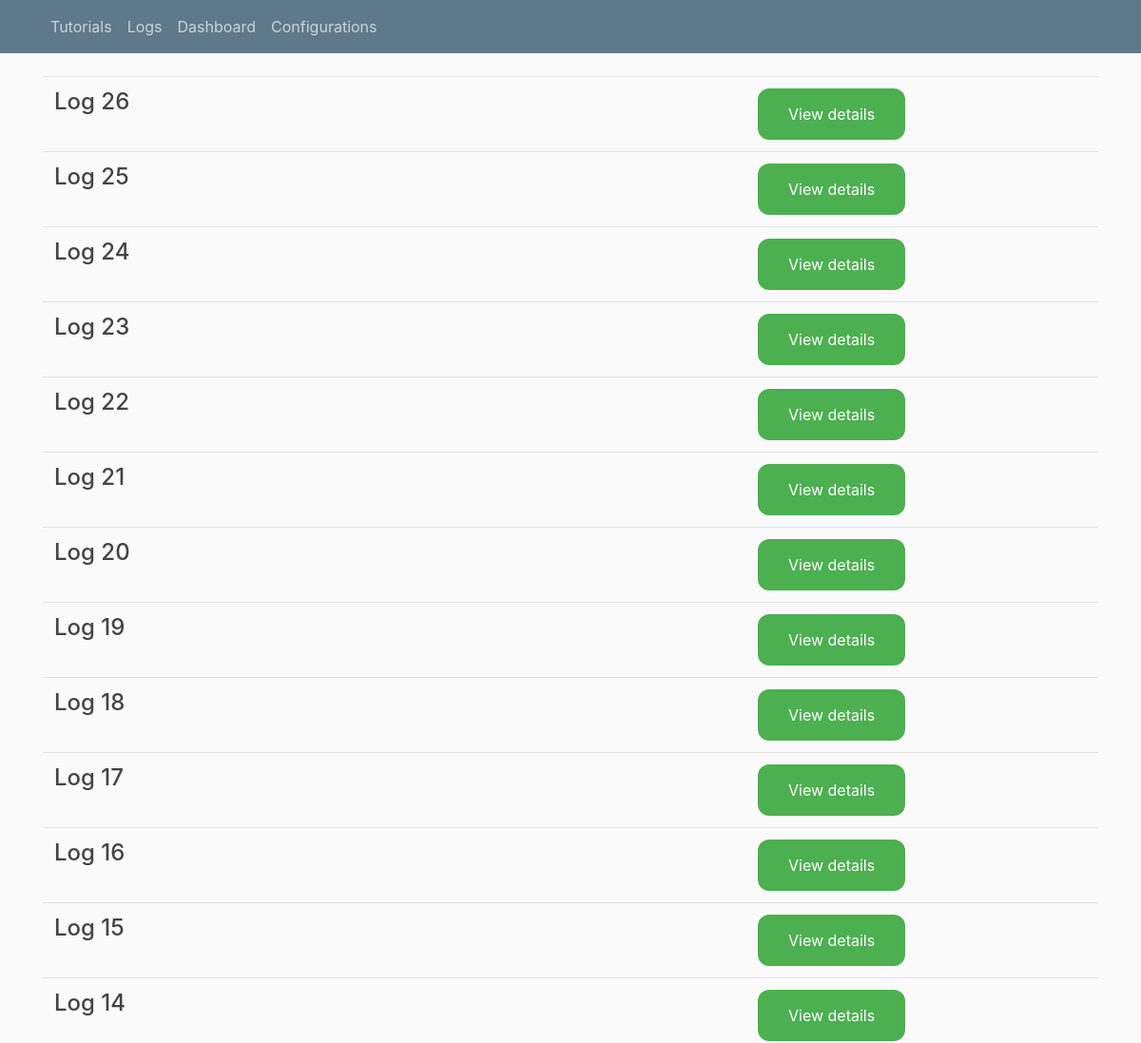
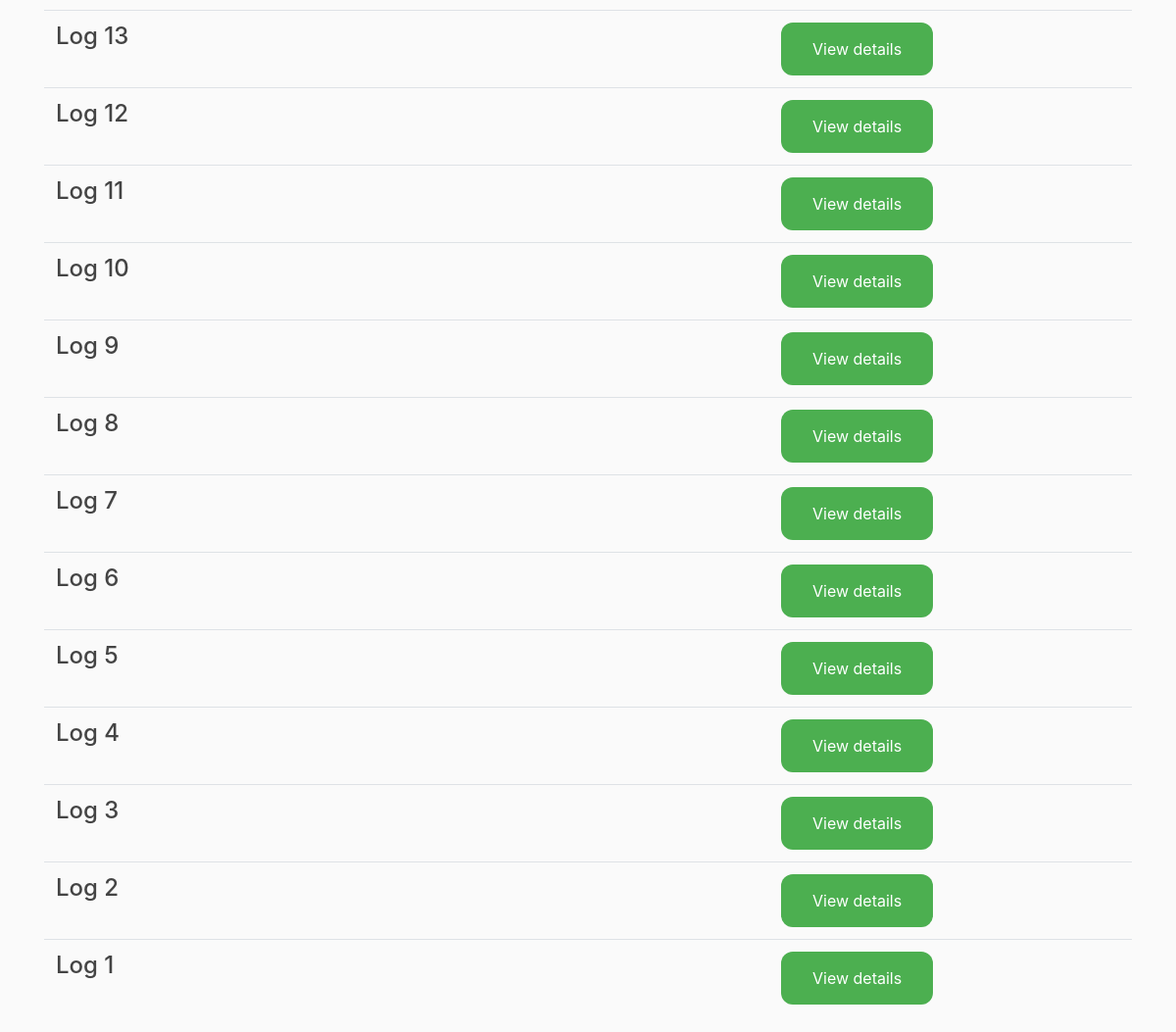
Page /logs on the earlier database version (2 pictures, top to bottom).
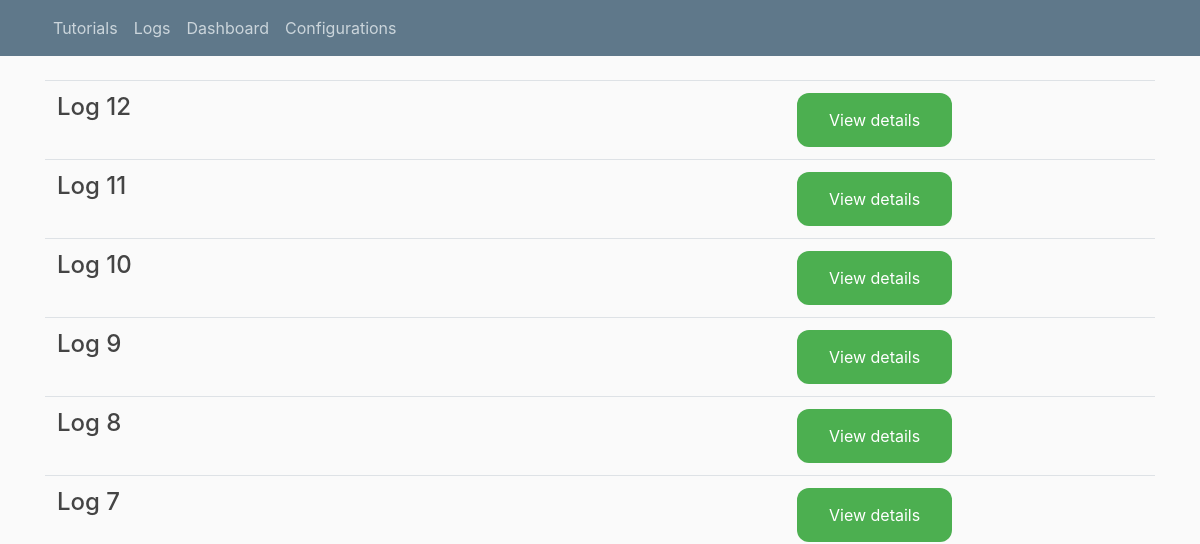
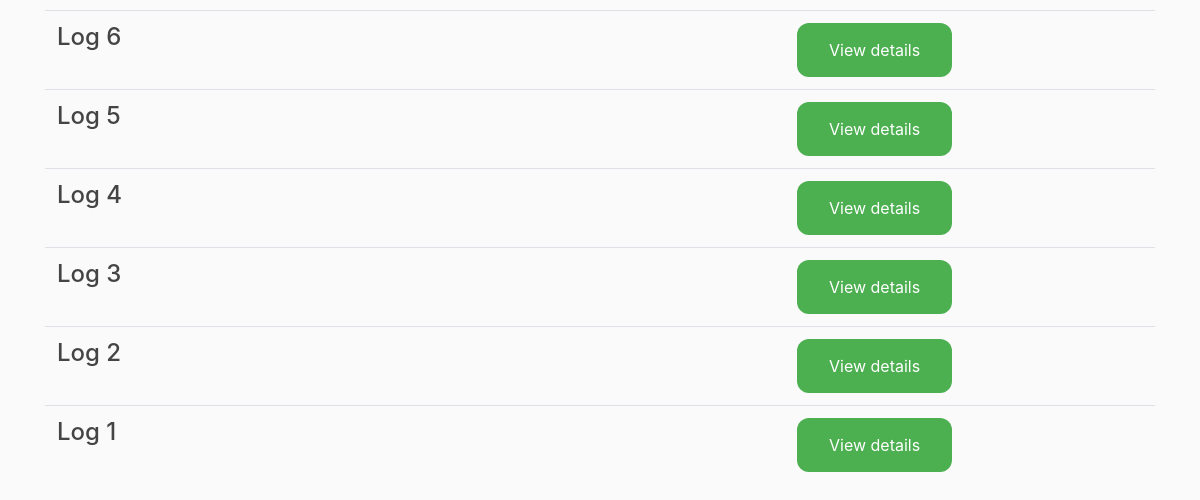
Same page on the later database version (2 pictures, top to bottom).
### tables this page shows
CREATE TABLE "Logs" (
	"logID"	INTEGER NOT NULL UNIQUE,
	"stageID"	INTEGER NOT NULL,
	"commands"	TEXT NOT NULL,
	PRIMARY KEY("logID")
);

### webportal.py (the view)
@app.route("/logs")
def logs():
    try:
        conn=sql.connect('file:test.db?mode=rw', uri=True)
        conn.row_factory = sql.Row
        cur=conn.cursor()
        cur.execute("select logID from Logs order by logID DESC")
        rows=cur.fetchall()
        conn.close()
        return render_template('logs.html', title='Logs', rows = rows)
    except (sql.Error, jinja2.TemplateError) as e:
        return render_template('errors.html', title='Error', e=e)

### templates/logs.html
 {% extends "layout.html" %}
 {% block content %}
 <div class = "table-responsive">
  <table class = "table table-borderless">
    <tbody>
      {% for row in rows %}
        <tr class = "d-flex">
            <th class = "col-8">
              <h4>Log {{row["logID"]}}</h4>
            </th>
            <td class = "col-4">
              <a href = "/logs/log{{row['logID']}}" class="details">View details</a>
            </td>
        </tr>
      {% endfor %}
    </tbody>
  </table>
</div>
{% endblock content %}

### templates/layout.html (shortened to what this page needs)
<!DOCTYPE html>
<html>
<head>
    <link rel="stylesheet" href="https://maxcdn.bootstrapcdn.com/bootstrap/4.0.0/css/bootstrap.min.css">
    <link rel="stylesheet" type="text/css" href="{{ url_for('static', filename='main.css') }}">
    <link rel="stylesheet" type="text/css" href="{{ url_for('static', filename='/tutorial/tutorial.css') }}">
</head>
<body>
    <header class="site-header">
      <nav class="navbar navbar-expand-md navbar-dark bg-steel fixed-top">
        <div class="container">
          <div class="collapse navbar-collapse" id="navbarToggle">
            <div class="navbar-nav mr-auto">
			  <a class="nav-item nav-link" href="/">Tutorials</a>
              <a class="nav-item nav-link" href="/logs">Logs</a>
			  <a class="nav-item nav-link" href="/dashboard">Dashboard</a>
			  <a class="nav-item nav-link" href="/configuration">Configurations</a>
            </div>
          </div>
        </div>
      </nav>
    </header>
    <main role="main" class="container">
		{% block content %}{% endblock %}
	</main>
</body>
</html>

### static/main.css (style rules this page uses)
body { background: #fafafa; color: #333333; margin-top: 5rem; }
h1, h2, h3, h4, h5, h6 { color: #444444; }
.bg-steel { background-color: #5f788a; }
.site-header .navbar-nav .nav-link { color: #cbd5db; }
.details { background-color: #4CAF50; border: none; border-radius: 12px; color: white; padding: 15px 32px; text-align: center; text-decoration: none; display: inline-block; font-size: 16px; }

Differences in the rows shown:
removed Logs: logID "26"
removed Logs: logID "25"
removed Logs: logID "24"
removed Logs: logID "23"
removed Logs: logID "22"
removed Logs: logID "21"
removed Logs: logID "20"
removed Logs: logID "19"
removed Logs: logID "18"
removed Logs: logID "17"
removed Logs: logID "16"
removed Logs: logID "15"
removed Logs: logID "14"
removed Logs: logID "13"
